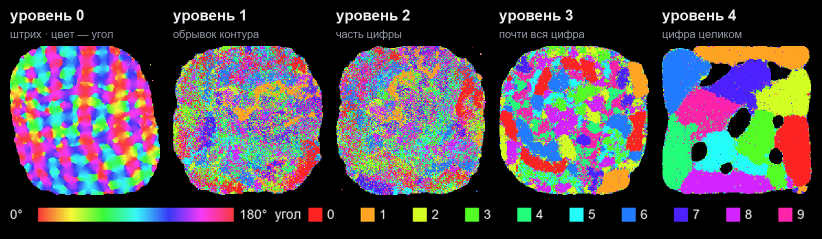
#> input picture docs/readme/maps-60000.png, 1644 x 477 px, given in place of 2-08-sticks.png, which was not available (shown at 1/2 size)
$ python readme_strips.py
#> lines starting #> are read from the running program, lines starting #| are printed output that depends on the picture
#> in pipeline, `sheet = Image.new("RGB", (total, card_h + 32 + loop), BACK)`:
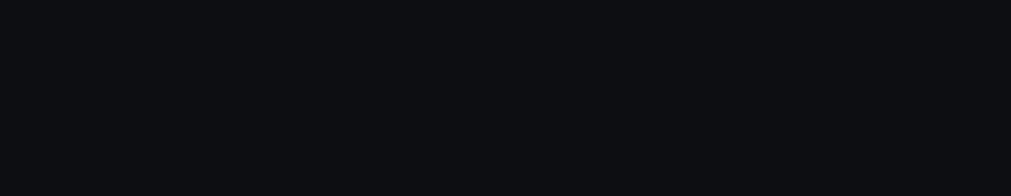
#> sheet: PIL image 2022x392 RGB (shown at 1/2 size); mean R, G, B 13, 14, 18
# -*- coding: utf-8 -*-
"""Полосы-нарезки для README (вне статьи: показ).

Собирает кадры пошаговых схем и карты прогонов стенда в полосы `docs/readme/*.png`:
кадры по порядку шага, номер в кружке, стрелки между кадрами; подписи кадров — в README под полосой.

    python tools/readme_strips.py

Откуда кадры (папка data/ в git не входит — полосы пересобираются только там, где она есть):
    data/maps/atomic/panels/        пошаговая схема одного прохода, четвёрка MNIST train № 2 (разбор 2026-11-21, 250 цифр);
    data/maps/level-diagrams/panels/ тот же проход на уровнях 0–4 и распознавание;
    data/maps/tune2-<прогон>.png    карты уровней прогона стенда (1568 и 1569 — весь MNIST train, 60 000 картинок).
Счёта нет: только чтение готовых картинок.
"""
from __future__ import annotations

from pathlib import Path

from PIL import Image, ImageDraw, ImageFont

ROOT = Path(__file__).resolve().parents[1]
ATOMIC = ROOT / "data/maps/atomic/panels"
LEVELS = ROOT / "data/maps/level-diagrams/panels"
MAPS = ROOT / "data/maps"
OUT = ROOT / "docs/readme"

BACK = (13, 14, 18)        # фон кадров схем
CARD = (27, 29, 38)
EDGE = (52, 56, 72)
INK = (236, 238, 242)
MUTED = (150, 155, 170)
GREEN = (62, 207, 142)     # стрелки и номера — как на схемах блоков
ORANGE = (255, 122, 48)
# Кадры, у которых сверху остаток обрезанной подписи: сколько строк срезать.
CROP_TOP = {"rec-memory.png": 34, "rec-reader.png": 34}


# [4 lines left out: function save, not called in this run]


def font(size: int, bold: bool = False) -> ImageFont.FreeTypeFont:
#> called with size = 26, bold = True
    for name in (("arialbd.ttf", "DejaVuSans-Bold.ttf") if bold else ("arial.ttf", "DejaVuSans.ttf")):
        try:
            return ImageFont.truetype(name, size)
        except OSError:
            continue
    return ImageFont.load_default()


def fit(path: Path, width: int, height: int) -> Image.Image:
    """Кадр, вписанный в width × height с сохранением пропорций, на фоне схем."""
#> called with width = 230, height = 200
    picture = Image.open(path).convert("RGB")
#> picture is the input picture: PIL image 1644x477 RGB; mean R, G, B 80.4, 74.5, 81.8
    if path.name in CROP_TOP:  # у кадра обрезана подпись сверху — срезать её остаток
        picture = picture.crop((0, CROP_TOP[path.name], picture.width, picture.height))
    picture.thumbnail((width, height), Image.LANCZOS)
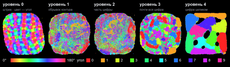
#> picture: PIL image 230x67 RGB; mean R, G, B 80.9, 74.9, 82.2
    canvas = Image.new("RGB", (width, height), BACK)
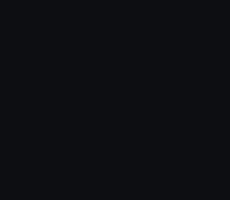
#> canvas: PIL image 230x200 RGB; mean R, G, B 13, 14, 18
    canvas.paste(picture, ((width - picture.width) // 2, (height - picture.height) // 2))
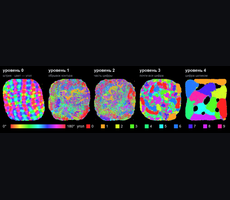
#> canvas: PIL image 230x200 RGB; mean R, G, B 35.7, 34.4, 39.5
    return canvas


def badge(draw: ImageDraw.ImageDraw, x: int, y: int, text: str, radius: int = 22) -> None:
    draw.ellipse((x - radius, y - radius, x + radius, y + radius), fill=GREEN)
    draw.text((x, y + 1), text, fill=(10, 12, 16), font=font(int(radius * 1.15), bold=True), anchor="mm")


def arrow(draw: ImageDraw.ImageDraw, x0: int, x1: int, y: int, colour=GREEN, width: int = 6) -> None:
    draw.line((x0, y, x1 - 12, y), fill=colour, width=width)
    draw.polygon([(x1, y), (x1 - 16, y - 12), (x1 - 16, y + 12)], fill=colour)


# [19 lines left out: function strip, not called in this run]


def pipeline() -> Path:
    """Обзор: по кадру на этап 1–7 и петля цикла от этапа 6 к этапу 2."""
    frames = [ATOMIC / "2-08-sticks.png", ATOMIC / "5-05-window.png", ATOMIC / "6-final.png", ATOMIC / "8-04-fired.png",
              ATOMIC / "8-06-detail.png", ATOMIC / "10-L3-window.png", LEVELS / "rec-votes.png"]
    titles = ["Стимулы", "Код окна", "Раскладка", "Детекторы", "Эмбеддинг", "Цикл", "Ответ"]
    width, height, pad, head, gap = 230, 200, 10, 48, 40
    card_w, card_h = width + 2 * pad, height + 2 * pad + head
    total = 7 * card_w + 6 * gap + 32
    loop = 92
    sheet = Image.new("RGB", (total, card_h + 32 + loop), BACK)
    draw = ImageDraw.Draw(sheet)
    centres = []
    for index, path in enumerate(frames):
        x = 16 + index * (card_w + gap)
        centres.append(x + card_w // 2)
        cycle = 1 <= index <= 5
        draw.rounded_rectangle((x, 16, x + card_w, 16 + card_h), radius=14, fill=CARD,
                               outline=GREEN if cycle else EDGE, width=3 if cycle else 2)
        draw.text((x + 58, 16 + pad + head // 2), titles[index], fill=INK, font=font(26, bold=True), anchor="lm")
        sheet.paste(fit(path, width, height), (x + pad, 16 + pad + head))
        badge(draw, x + pad + 24, 16 + pad + 24, str(index + 1), radius=20)
        if index:
            arrow(draw, x - gap + 4, x - 4, 16 + card_h // 2 + head // 2)
#> pass 2 of the loop in pipeline, `for index, path in enumerate(frames):`:
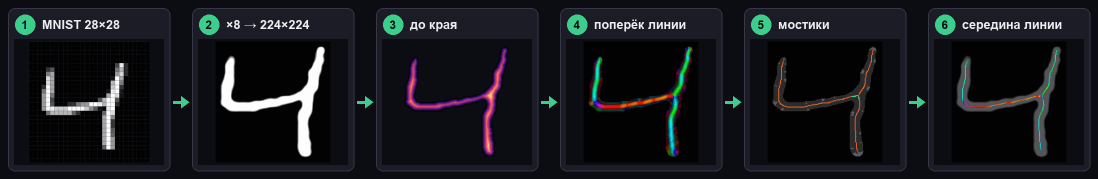
#> input picture docs/readme/s1-midline.png, 2196 x 358 px, given in place of 5-05-window.png, which was not available (shown at 1/2 size)
#> in fit, picture is the input picture: PIL image 2196x358 RGB; mean R, G, B 22.8, 24.6, 28.4
#> picture: PIL image 230x38 RGB
#> in fit (call 2), `canvas.paste(picture, ((width - picture.width) // 2, (height - picture..`:
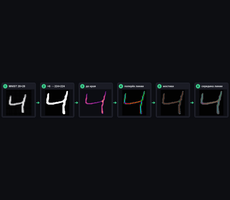
#> canvas: PIL image 230x200 RGB; mean R, G, B 14.9, 16, 20
#> in pipeline, `sheet.paste(fit(path, width, height), (x + pad, 16 + pad + head))`:
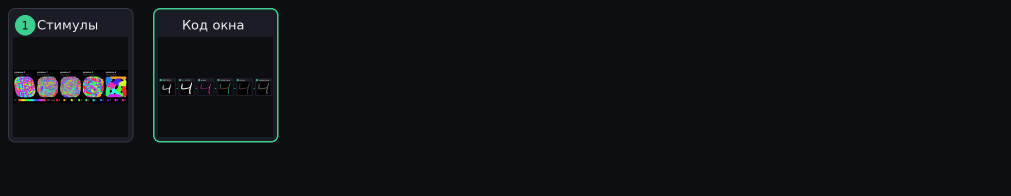
#> sheet: PIL image 2022x392 RGB (shown at 1/2 size); mean R, G, B 15.8, 17.5, 21.4
    # петля цикла: из-под этапа 6 назад к этапу 2
    bottom, low = 16 + card_h, 16 + card_h + loop - 34
    draw.line((centres[5], bottom + 4, centres[5], low), fill=GREEN, width=6)
    draw.line((centres[5], low, centres[1], low), fill=GREEN, width=6)
    draw.line((centres[1], low, centres[1], bottom + 18), fill=GREEN, width=6)
    draw.polygon([(centres[1], bottom + 4), (centres[1] - 13, bottom + 20), (centres[1] + 13, bottom + 20)], fill=GREEN)
    label = "детали уровня — снова на этап 2: уровни 0 → 1 → 2 → 3 → 4"
    middle = (centres[1] + centres[5]) // 2
    box = draw.textbbox((middle, low), label, font=font(26, bold=True), anchor="mm")
    draw.rectangle((box[0] - 14, box[1] - 6, box[2] + 14, box[3] + 6), fill=BACK)
    draw.text((middle, low), label, fill=GREEN, font=font(26, bold=True), anchor="mm")
    target = OUT / "pipeline.png"
    return save(sheet, target)


# [58 lines left out: functions level_grid, run_maps, seeds_top, not called in this run]


def main() -> None:
    OUT.mkdir(parents=True, exist_ok=True)
    a = lambda *names: [ATOMIC / f"{n}.png" for n in names]  # noqa: E731
    l = lambda *names: [LEVELS / f"{n}.png" for n in names]  # noqa: E731
    made = [
        pipeline(),
        run_maps(1569, "maps-60000", [("уровень 0", "штрих · цвет — угол"), ("уровень 1", "обрывок контура"),
                                      ("уровень 2", "часть цифры"), ("уровень 3", "почти вся цифра"),
                                      ("уровень 4", "цифра целиком")]),
        strip("s1-midline", a("1-01-raw", "1-02-work", "1-04-distance", "1-07-direction", "1-13-bridges", "1-14-midline"), titles=['MNIST 28×28', '×8 → 224×224', 'до края', 'поперёк линии', 'мостики', 'середина линии']),
        strip("s1-strokes", a("2-01-activation", "2-02-cluster", "2-03-field", "2-05-centre", "2-07-insert", "2-08-sticks"), titles=['соседи точки', 'кластер', 'поле детектора', 'центр и угол', 'без повторов', 'штрихи']),
        strip("s2-angle", a("3-01-stroke", "3-02-layer0", "3-05-layer3", "3-08-layer6", "3-11-layer9", "3-12-angle-code"), titles=['штрих', 'слой 1: 2 дуги', 'слой 4: 9 дуг', 'слой 7: 40 дуг', 'слой 10: 180', 'код угла']),
        strip("s2-place", a("4-01-offset", "4-03-place0", "4-06-place3", "4-09-place6", "4-12-place9", "4-13-place-code"), titles=['место в цифре', 'слой 1: 2×2', 'слой 4: 5×5', 'слой 7: 8×8', 'слой 10: 16×16', 'код места']),
        strip("s2-keyhole", a("5-01-place-bits", "5-02-mask", "5-03-content", "5-04-merge", "5-05-window"), titles=['биты места', 'маска круга', 'содержание', 'слияние цветов', 'код окна']),
        strip("s3-layout", a("6-01-dictionary", "6-02-start", "6-05-long16", "6-05-long256", "6-05-long2048", "6-final"), titles=['слить копии', 'случайный старт', '16 шагов', '256 шагов', '2048 шагов', 'карта уровня']),
        strip("s4-detectors", a("7-01-energy", "7-03-activation", "7-04-dbscan", "7-07-layer0", "7-09-layer2", "7-11-layer4"), titles=['энергия точек', 'активация', 'кластер DBSCAN', 'слой 1', 'слой 3', 'слой 5']),
        strip("s4-firing", a("8-01-similarity", "8-02-lit", "8-03-detector", "8-04-fired"), titles=['сходство с картой', 'зажглось', 'уровень E(d)', 'сработало']),
        strip("s5-detail", a("8-05-sigma", "8-06-detail", "8-07-details"), titles=['σ сильнейших', 'код детали', 'детали штрихов']),
        strip("s6-keyholes", a("9-01-inhibition", "9-02-window", "10-L2-window", "10-L3-window", "10-L4-window"), titles=['пятна', 'окно ур. 1', 'окно ур. 2', 'окно ур. 3', 'окно ур. 4']),
        level_grid(),
        strip("s7-levels", l("rec-2-sticks", "rec-L0-lit", "rec-L1-lit", "rec-L2-lit", "rec-L3-lit", "rec-L4-lit"), size=(260, 260), titles=['новая картинка', 'ур. 0 зажёгся', 'ур. 1', 'ур. 2', 'ур. 3', 'ур. 4']),
        strip("s7-answer", l("rec-votes", "rec-memory", "rec-reader"), size=(300, 300), titles=['голоса уровней', 'память', 'читатель']),
        seeds_top(),
    ]
    for path in made:
        with Image.open(path) as picture:
            print(f"{path.relative_to(ROOT)}  {picture.width}×{picture.height}  {path.stat().st_size // 1024} КБ")


if __name__ == "__main__":
#> (the run stopped early here; a loop or call above may not have finished)
